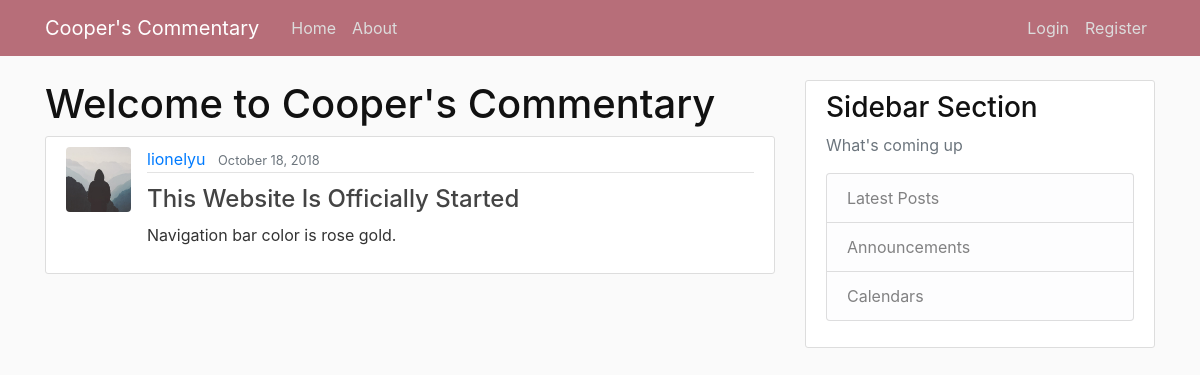
The page / on the database its author committed.
### blog/models.py (models this page shows, shortened)
class Post(models.Model):
    title = models.CharField(max_length=100)
    content = models.TextField()
    date_posted = models.DateTimeField(default=timezone.now)
    author = models.ForeignKey(User, on_delete=models.CASCADE)

### users/models.py (models this page shows, shortened)
class Profile(models.Model):
    user = models.OneToOneField(User, on_delete=models.CASCADE) #cascade means if user is deleted, profile needs to be deleted. but vice versa is not the same.
    image = models.ImageField(default='default.jpg', upload_to='profile_pics') #this requires Pillow

### blog/views.py (the view)
# urls.py: path('',PostListView.as_view(), name='blog-home'),
class PostListView(ListView):
    model = Post
    template_name = 'blog/home.html'
    context_object_name = "posts"
    ordering = ['-date_posted']
    paginate_by = 5

### blog/templates/blog/home.html (shortened to what this page needs)
{% extends "blog/base.html"%}
{% block content %}
    <h1>Welcome to Cooper's Commentary</h1>
    {% for post in posts%}
    <article class="media content-section">
      <img class="rounded circle article-img" src="{{ post.author.profile.image.url }}" alt="">
       <div class="media-body">
         <div class="article-metadata">
           <a class="mr-2" href="{% url 'user-posts' post.author.username %}">{{ post.author }}</a>
           <small class="text-muted">{{ post.date_posted|date:"F d, Y" }}</small>
         </div>
         <h2><a class="article-title" href="{% url 'post-detail' post.id %}">{{ post.title }}</a></h2>
         <p class="article-content">{{ post.content }}</p>
       </div>
     </article>
    {% endfor %}
{% endblock content %}

### blog/templates/blog/base.html (shortened to what this page needs)
{% load static %}
<!DOCTYPE html>
<html lang="en" dir="ltr">
  <head>
<link rel="stylesheet" href="https://stackpath.bootstrapcdn.com/bootstrap/4.1.3/css/bootstrap.min.css">
<link rel="stylesheet" type="text/css" href="{% static 'blog/main2.css' %}">
  </head>
  <body>
    <header class="site-header">
      <nav class="navbar navbar-expand-md navbar-dark bg-steel fixed-top">
        <div class="container">
          <a class="navbar-brand mr-4" href="{% url 'blog-home' %}">Cooper's Commentary</a>
          <div class="collapse navbar-collapse" id="navbarToggle">
            <div class="navbar-nav mr-auto">
              <a class="nav-item nav-link" href="{% url 'blog-home' %}">Home</a>
              <a class="nav-item nav-link" href="{% url 'blog-about' %}">About</a>
            </div>
            <div class="navbar-nav">
              {% if user.is_superuser %}
              <a class="nav-item nav-link" href="{% url 'post-create' %}">New Post</a>
                <a class="nav-item nav-link" href="{% url 'profile' %}">Profile</a>
                <a class="nav-item nav-link" href="{% url 'logout' %}">Logout</a>
              {% elif user.is_authenticated %}
              <a class="nav-item nav-link" href="{% url 'profile' %}">Profile</a>
              <a class="nav-item nav-link" href="{% url 'logout' %}">Logout</a>
              {% else %}
              <a class="nav-item nav-link" href="{% url 'login' %}">Login</a>
              <a class="nav-item nav-link" href="{% url 'register' %}">Register</a>
              {% endif %}
            </div>
          </div>
        </div>
      </nav>
    </header>
    <main role="main" class="container">
      <div class="row">
        <div class="col-md-8">
          {% block content %}{% endblock %}
        </div>
        <div class="col-md-4">
          <div class="content-section">
            <h3>Sidebar Section</h3>
            <p class='text-muted'>What's coming up
              <ul class="list-group">
                <li class="list-group-item list-group-item-light">Latest Posts</li>
                <li class="list-group-item list-group-item-light">Announcements</li>
                <li class="list-group-item list-group-item-light">Calendars</li>
              </ul>
            </p>
          </div>
        </div>
      </div>
    </main>
  </body>
</html>

### blog/static/blog/main2.css (style rules this page uses)
body { background: #fafafa; color: #333333; margin-top: 5rem; }
h1, h2, h3, h4, h5, h6 { color: #111111; }
ul { margin: 0; }
.bg-steel { background-color: #b76e79; }
.site-header .navbar-nav .nav-link { color: #DCDCDC; }
.content-section { background: #ffffff; padding: 10px 20px; border: 1px solid #dddddd; border-radius: 3px; margin-bottom: 20px; }
.article-title { color: #444444; font-size: 1.5rem; }
.article-content { white-space: pre-line; }
.article-img { height: 65px; width: 65px; margin-right: 16px; }
.article-metadata { padding-bottom: 1px; margin-bottom: 4px; border-bottom: 1px solid #e3e3e3 }

### rows shown on the page
Post: author.profile.image (placeholder picture), author "lionelyu", date_posted "October 18, 2018", title "This Website Is Officially Started", content "Navigation bar color is rose gold."
